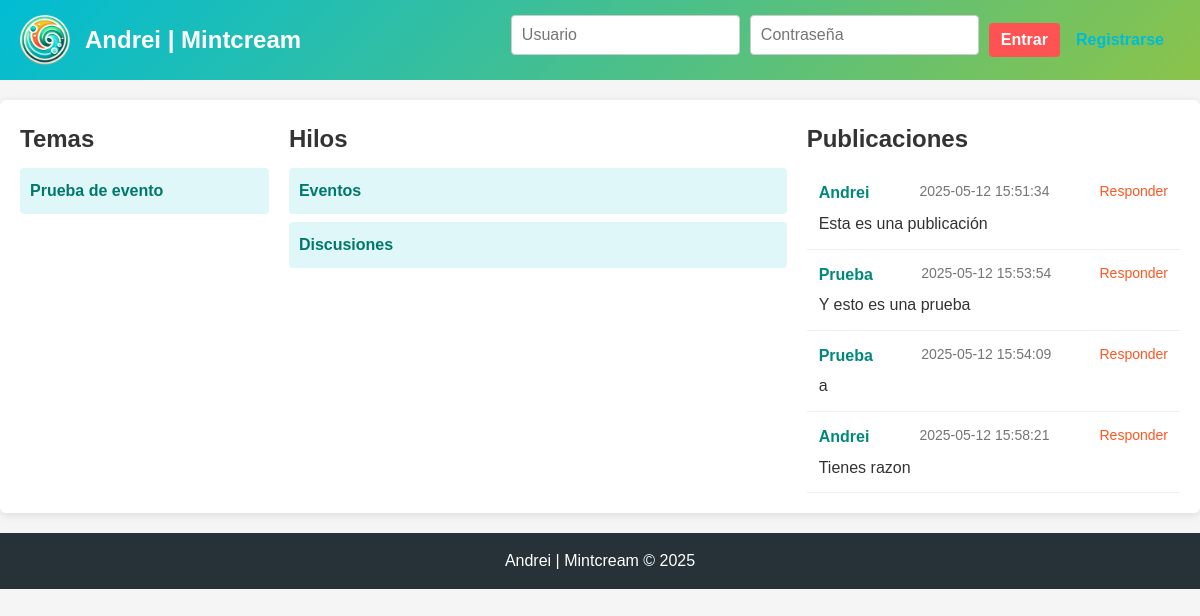
Page /?tema_id=1&hilo_id=1 on the earlier database version.
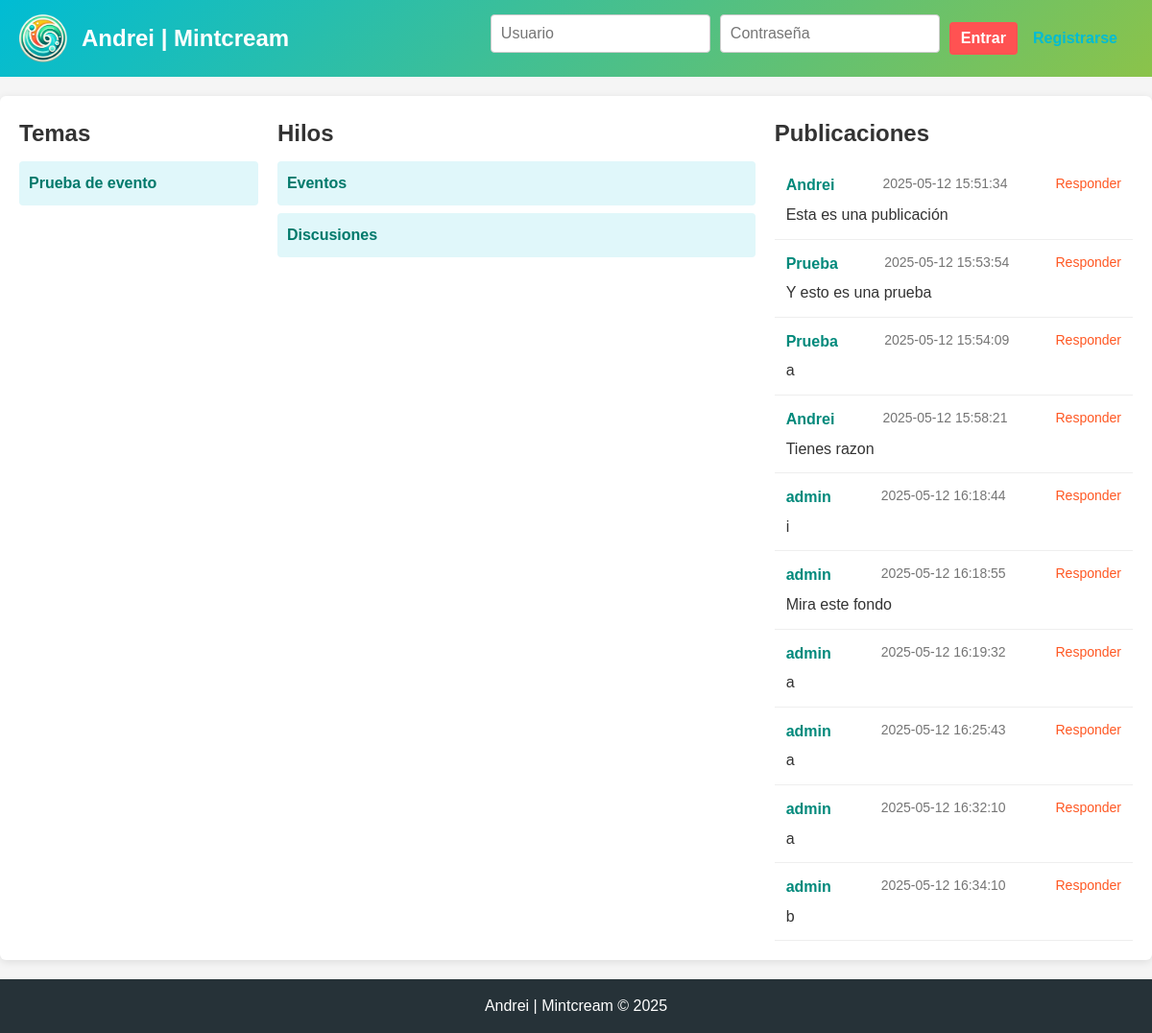
Same page on the later database version.
### tables this page shows
CREATE TABLE temas (
        id INTEGER PRIMARY KEY AUTOINCREMENT,
        titulo TEXT NOT NULL
    );

CREATE TABLE hilos (
        id INTEGER PRIMARY KEY AUTOINCREMENT,
        tema_id INTEGER NOT NULL,
        titulo TEXT NOT NULL,
        FOREIGN KEY (tema_id) REFERENCES temas(id) ON DELETE CASCADE
    );

CREATE TABLE publicaciones (
        id INTEGER PRIMARY KEY AUTOINCREMENT,
        hilo_id INTEGER NOT NULL,
        user_id INTEGER NOT NULL,
        parent_id INTEGER DEFAULT 0,
        contenido TEXT NOT NULL,
        fecha DATETIME NOT NULL, imagen TEXT,
        FOREIGN KEY (hilo_id) REFERENCES hilos(id) ON DELETE CASCADE,
        FOREIGN KEY (user_id) REFERENCES users(id) ON DELETE CASCADE
    );

CREATE TABLE users (
        id INTEGER PRIMARY KEY AUTOINCREMENT,
        username TEXT UNIQUE NOT NULL,
        password TEXT NOT NULL,
        role INTEGER NOT NULL,
        name TEXT,
        email TEXT
    );

### index.php (called while the page is built, shortened)
<?php
require_once __DIR__ . '/inc/inicializarsqlite.php';
require_once __DIR__ . '/inc/procesamientodeformularios.php';
require_once __DIR__ . '/inc/datosinterfaz.php';
require_once __DIR__ . '/bloques/cabeza.php';
require_once __DIR__ . '/bloques/cabecera.php';
require_once __DIR__ . '/bloques/principal.php';
require_once __DIR__ . '/bloques/piedepagina.php';

### inc/procesamientodeformularios.php (called while the page is built, shortened)
<?php
$accion = $_GET['accion'] ?? '';
?>

### inc/datosinterfaz.php (called while the page is built, shortened)
<?php
try {
    $stmt = $pdo->query("SELECT * FROM temas ORDER BY id DESC");
    $temas = $stmt->fetchAll(PDO::FETCH_ASSOC);
} catch (PDOException $ex) {
    error_log('Error al obtener temas: ' . $ex->getMessage());
    $temas = [];
}
$tema_seleccionado = isset($_GET['tema_id']) ? (int)$_GET['tema_id'] : 0;
if ($tema_seleccionado > 0) {
    try {
        $stmt = $pdo->prepare("SELECT * FROM hilos WHERE tema_id = :tema_id ORDER BY id DESC");
        $stmt->execute([':tema_id' => $tema_seleccionado]);
        $hilos = $stmt->fetchAll(PDO::FETCH_ASSOC);
    } catch (PDOException $ex) {
        error_log('Error al obtener hilos para el tema ' . $tema_seleccionado . ': ' . $ex->getMessage());
    }
}
$hilo_seleccionado = isset($_GET['hilo_id']) ? (int)$_GET['hilo_id'] : 0;
if ($hilo_seleccionado > 0) {
    try {
        $stmt = $pdo->prepare("
            SELECT p.*, u.username
            FROM publicaciones p
            JOIN users u ON p.user_id = u.id
            WHERE p.hilo_id = :hilo_id
            ORDER BY p.id ASC
        ");
        $stmt->execute([':hilo_id' => $hilo_seleccionado]);
        $publicaciones = $stmt->fetchAll(PDO::FETCH_ASSOC);
    } catch (PDOException $ex) {
        error_log('Error al obtener publicaciones para el hilo ' . $hilo_seleccionado . ': ' . $ex->getMessage());
    }
}
?>

### bloques/principal.php (the view, shortened to what this page needs)
<?php if ($accion === 'register'): ?>
    <section class="registration-section">
        <h2>Registro de Usuario</h2>
        <form action="?accion=register" method="POST" class="registration-form">
            <input type="text" name="username" placeholder="Nombre de usuario" required>
            <input type="password" name="password" placeholder="Contraseña" required>
            <input type="text" name="name" placeholder="Nombre completo">
            <input type="email" name="email" placeholder="Correo electrónico">
            <button type="submit" class="btn-primary">Registrarse</button>
        </form>
    </section>
<?php else: ?>
    <div class="forum-container">
        <aside class="sidebar-topics">
            <section class="topic-section">
                <h2>Temas</h2>
                <ul class="topic-list">
                    <?php foreach ($temas as $tema): ?>
                        <li>
                            <a href="?tema_id=<?php echo $tema['id']; ?>">
                                <?php echo htmlspecialchars($tema['titulo']); ?>
                            </a>
                        </li>
                    <?php endforeach; ?>
                </ul>
            </section>
        </aside>
        <section class="middle-section">
            <?php if ($tema_seleccionado > 0): ?>
                <div class="thread-wrapper">
                    <h2>Hilos</h2>
                    <ul class="thread-list">
                        <?php foreach ($hilos as $hilo): ?>
                            <li>
                                <a href="?tema_id=<?php echo $tema_seleccionado; ?>&hilo_id=<?php echo $hilo['id']; ?>">
                                    <?php echo htmlspecialchars($hilo['titulo']); ?>
                                </a>
                            </li>
                        <?php endforeach; ?>
                    </ul>
                </div>
            <?php endif; ?>
        </section>
        <aside class="sidebar-posts">
            <?php if ($hilo_seleccionado > 0): ?>
                <div class="post-wrapper">
                    <h2>Publicaciones</h2>
                    <ul class="post-list">
                        <?php foreach ($publicaciones as $pub): ?>
                            <li class="post-item">
                                <div class="post-header">
                                    <span class="post-author"><?php echo htmlspecialchars($pub['username']); ?></span>
                                    <span class="post-date"><?php echo $pub['fecha']; ?></span>
                                    <a href="?tema_id=<?php echo $tema_seleccionado; ?>&hilo_id=<?php echo $hilo_seleccionado; ?>&reply=<?php echo $pub['id']; ?>" class="reply-link">Responder</a>
                                </div>
                                <div class="post-content">
                                    <?php echo nl2br(htmlspecialchars($pub['contenido'])); ?>
                                </div>
                            </li>
                        <?php endforeach; ?>
                    </ul>
                </div>
            <?php endif; ?>
        </aside>
    </div>
<?php endif; ?>

### bloques/cabeza.php (shortened to what this page needs)
<!DOCTYPE html>
<html lang="es">
<head>
    <link rel="stylesheet" href="css/global.css">
    <link rel="stylesheet" href="css/cabeza.css">
    <link rel="stylesheet" href="css/cabecera.css">
    <link rel="stylesheet" href="css/principal.css">
    <link rel="stylesheet" href="css/piedepagina.css">
</head>
<body>

### bloques/cabecera.php (shortened to what this page needs)
<header>
    <nav class="main-nav">
        <div class="nav-brand">
            <img src="mintcream.png" alt="Logo Mintcream" id="logo">
            <h1><a href="index.php">Andrei | Mintcream</a></h1>
        </div>
        <div class="nav-actions">
            <?php if (isset($_SESSION['username'])): ?>
                <div class="user-panel">
                    <span>Bienvenido, <strong><?php echo htmlspecialchars($_SESSION['username']); ?></strong></span>
                    <span>(<?php echo getRoleName(getUserRole()); ?>)</span>
                    <?php if (getUserRole() === 1): ?>
                        <a href="?accion=panel" class="btn">Panel</a>
                    <?php endif; ?>
                    <a href="?accion=logout" class="btn">Cerrar Sesión</a>
                </div>
            <?php else: ?>
                <form method="POST" action="?accion=login" class="login-form">
                    <input type="text" name="username" placeholder="Usuario" required>
                    <input type="password" name="password" placeholder="Contraseña" required>
                    <button type="submit" class="btn">Entrar</button>
                </form>
                <a href="?accion=register" class="btn">Registrarse</a>
            <?php endif; ?>
        </div>
    </nav>
</header>
<main>

### bloques/piedepagina.php (shortened to what this page needs)
</main>
<footer>
    <p>Andrei | Mintcream &copy; <?php echo date("Y"); ?></p>
</footer>
</body>
</html>

### css/global.css (style rules this page uses)
* { margin: 0; padding: 0; box-sizing: border-box; }
body { font-family: 'Helvetica', Arial, sans-serif; background-color: #f5f5f5; color: #333; line-height: 1.6; font-size: 16px; }
a { text-decoration: none; color: #00bcd4; }

### css/cabeza.css (style rules this page uses)
html { scroll-behavior: smooth; }

### css/cabecera.css (style rules this page uses)
header { background: linear-gradient(135deg, #00bcd4, #8bc34a); color: #fff; padding: 15px 20px; }
.main-nav { display: flex; justify-content: space-between; align-items: center; max-width: 1200px; margin: 0 auto; }
.nav-brand { display: flex; align-items: center; }
#logo { width: 50px; margin-right: 15px; }
.nav-brand h1 a { color: #fff; font-size: 24px; font-weight: bold; }
.nav-actions { display: flex; align-items: center; }
.login-form { display: flex; align-items: center; gap: 10px; }
.login-form input { padding: 8px 10px; border: none; border-radius: 4px; }
.login-form button { padding: 8px 12px; background-color: #ff5252; border: none; border-radius: 4px; color: #fff; cursor: pointer; font-weight: bold; }

### css/principal.css (style rules this page uses)
input[type="text"], input[type="password"], input[type="email"], textarea, select { width: 100%; padding: 10px; margin-bottom: 10px; border: 1px solid #ccc; border-radius: 4px; font-size: 16px; }
button, .btn { padding: 10px 16px; border: none; border-radius: 4px; cursor: pointer; font-size: 16px; font-weight: bold; }
.registration-section, .admin-panel, .forum-container { padding: 20px; background-color: #fff; border-radius: 6px; margin: 20px 0; box-shadow: 0 2px 8px rgba(0, 0, 0, 0.1); }
.forum-container { display: flex; gap: 20px; }
.sidebar-topics { flex: 1; }
.middle-section { flex: 2; }
.sidebar-posts { flex: 1.5; }
.topic-list, .thread-list, .post-list { list-style: none; margin-top: 10px; }
.topic-list li, .thread-list li { margin: 8px 0; padding: 10px; background-color: #e0f7fa; border-radius: 4px; }
.topic-list li a, .thread-list li a { font-size: 16px; color: #00796b; font-weight: bold; }
.post-item { padding: 12px; border-bottom: 1px solid #eee; }
.post-header { display: flex; justify-content: space-between; margin-bottom: 5px; }
.post-author { font-weight: bold; color: #00897b; }
.post-date { font-size: 14px; color: #757575; }
.reply-link { font-size: 14px; color: #ff5722; text-decoration: none; }

### css/piedepagina.css (style rules this page uses)
footer { background-color: #263238; padding: 15px 20px; text-align: center; color: #fff; font-size: 16px; }
footer p { margin: 0; }

Differences in the rows shown:
added publicaciones: user.username "admin", fecha "2025-05-12 16:18:44", contenido "i"
added publicaciones: user.username "admin", fecha "2025-05-12 16:18:55", contenido "Mira este fondo"
added publicaciones: user.username "admin", fecha "2025-05-12 16:19:32", contenido "a"
added publicaciones: user.username "admin", fecha "2025-05-12 16:25:43", contenido "a"
added publicaciones: user.username "admin", fecha "2025-05-12 16:32:10", contenido "a"
added publicaciones: user.username "admin", fecha "2025-05-12 16:34:10", contenido "b"
